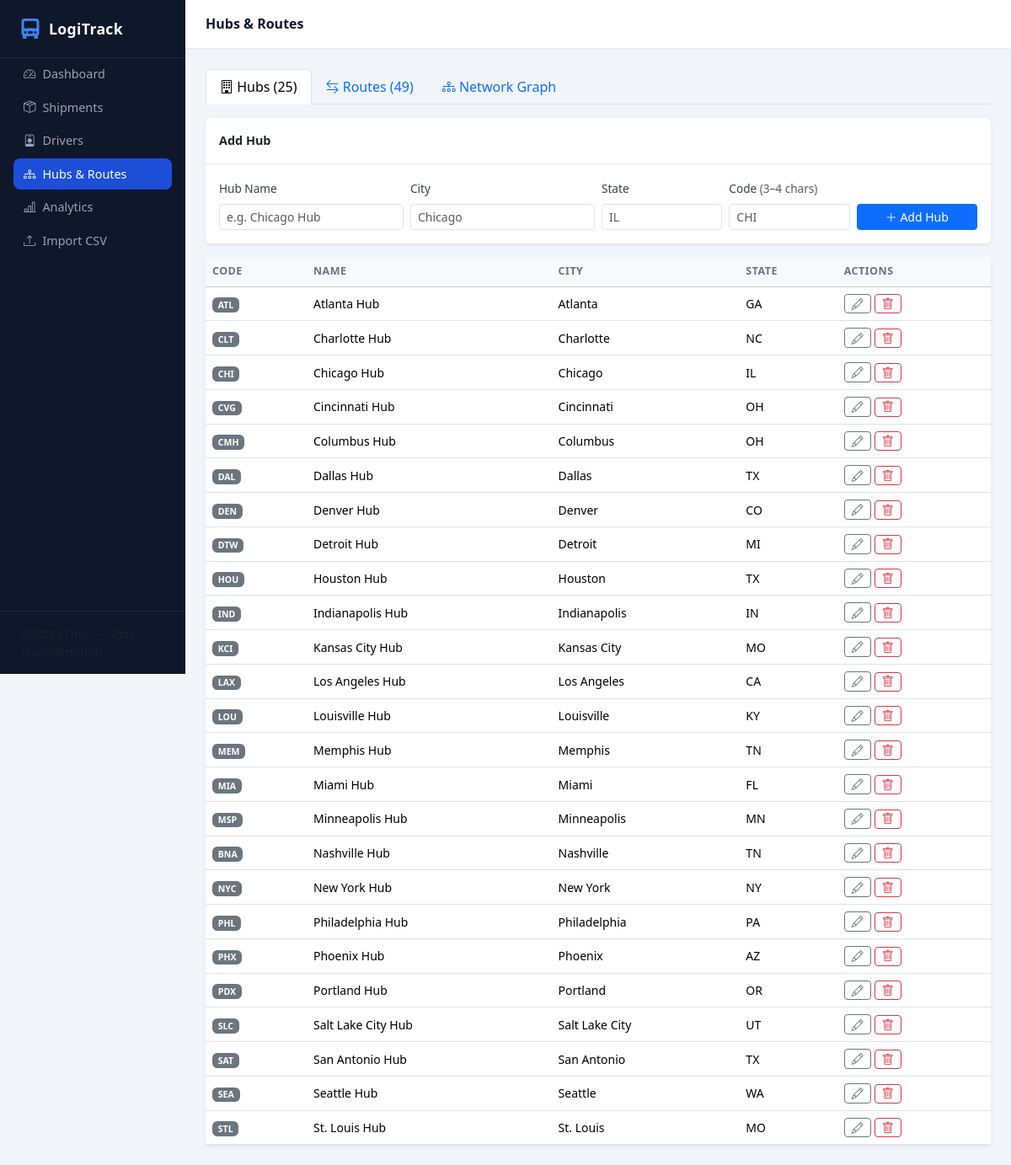
The page /hubs on the database its author committed.
### tables this page shows
CREATE TABLE hubs (
    id INTEGER PRIMARY KEY AUTOINCREMENT,
    name TEXT NOT NULL,
    city TEXT NOT NULL,
    state TEXT NOT NULL,
    code TEXT UNIQUE NOT NULL
);

### routes/hubs.py (the view)
@bp.route('/hubs')
def list_hubs():
    conn = db.get_db()
    all_hubs = conn.execute('SELECT * FROM hubs ORDER BY city').fetchall()
    all_routes = conn.execute(
        "SELECT r.*, h1.city AS from_city, h1.code AS from_code, "
        "h2.city AS to_city, h2.code AS to_code "
        "FROM hub_routes r "
        "JOIN hubs h1 ON r.hub_from=h1.id "
        "JOIN hubs h2 ON r.hub_to=h2.id "
        "ORDER BY h1.city, h2.city"
    ).fetchall()
    conn.close()
    return render_template('hubs.html', hubs=all_hubs, routes=all_routes)

### db.py (called while the page is built)
def get_db():
    conn = sqlite3.connect(DB_PATH)
    conn.row_factory = sqlite3.Row
    conn.execute("PRAGMA foreign_keys = ON")
    return conn

### templates/hubs.html (shortened to what this page needs)
{% extends 'base.html' %}
{% block page_title %}Hubs &amp; Routes{% endblock %}
{% block content %}
<ul class="nav nav-tabs mb-3" id="hubTabs">
  <li class="nav-item">
    <button class="nav-link active" data-bs-toggle="tab" data-bs-target="#tab-hubs">
      <i class="bi bi-building"></i> Hubs ({{ hubs|length }})
    </button>
  </li>
  <li class="nav-item">
    <button class="nav-link" data-bs-toggle="tab" data-bs-target="#tab-routes">
      <i class="bi bi-arrow-left-right"></i> Routes ({{ routes|length }})
    </button>
  </li>
  <li class="nav-item">
    <button class="nav-link" data-bs-toggle="tab" data-bs-target="#tab-network">
      <i class="bi bi-diagram-3"></i> Network Graph
    </button>
  </li>
</ul>
<div class="tab-content">
  <div class="tab-pane fade show active" id="tab-hubs">
    <div class="card border-0 shadow-sm mb-3">
      <div class="card-header bg-white py-3 d-flex align-items-center">
        <strong>Add Hub</strong>
      </div>
      <div class="card-body">
        <form method="post" action="{{ url_for('hubs.new_hub') }}" class="row g-2 align-items-end">
          <div class="col-md-3">
            <label class="form-label small">Hub Name</label>
            <input type="text" name="name" class="form-control form-control-sm" placeholder="e.g. Chicago Hub" required />
          </div>
          <div class="col-md-3">
            <label class="form-label small">City</label>
            <input type="text" name="city" class="form-control form-control-sm" placeholder="Chicago" required />
          </div>
          <div class="col-md-2">
            <label class="form-label small">State</label>
            <input type="text" name="state" class="form-control form-control-sm" placeholder="IL" maxlength="2" required />
          </div>
          <div class="col-md-2">
            <label class="form-label small">Code <span class="text-muted">(3–4 chars)</span></label>
            <input type="text" name="code" class="form-control form-control-sm" placeholder="CHI" maxlength="4" required />
          </div>
          <div class="col-md-2">
            <button type="submit" class="btn btn-primary btn-sm w-100">
              <i class="bi bi-plus-lg"></i> Add Hub
            </button>
          </div>
        </form>
      </div>
    </div>
    <div class="card border-0 shadow-sm">
      <div class="card-body p-0">
        <div class="table-responsive">
          <table class="table table-hover align-middle mb-0">
            <thead class="table-light">
              <tr><th>Code</th><th>Name</th><th>City</th><th>State</th><th>Actions</th></tr>
            </thead>
            <tbody>
              {% for h in hubs %}
              <tr>
                <td><span class="badge bg-secondary">{{ h.code }}</span></td>
                <td>{{ h.name }}</td>
                <td>{{ h.city }}</td>
                <td>{{ h.state }}</td>
                <td>
                  <div class="d-flex gap-1">
                    <button class="btn btn-sm btn-outline-secondary py-0"
                            onclick="openEditHub({{ h.id }}, '{{ h.name }}', '{{ h.city }}', '{{ h.state }}', '{{ h.code }}')">
                      <i class="bi bi-pencil"></i>
                    </button>
                    <form method="post" action="{{ url_for('hubs.delete_hub', id=h.id) }}"
                          onsubmit="return confirm('Delete hub {{ h.city }}? This will fail if shipments reference it.')">
                      <button class="btn btn-sm btn-outline-danger py-0">
                        <i class="bi bi-trash"></i>
                      </button>
                    </form>
                  </div>
                </td>
              </tr>
              {% endfor %}
            </tbody>
          </table>
        </div>
      </div>
    </div>
  </div>
</div>
{% endblock %}
{% block scripts %}
<link href="https://cdn.jsdelivr.net/npm/vis-network@9.1.9/dist/dist/vis-network.min.css" rel="stylesheet" />
{% endblock %}

### templates/base.html (shortened to what this page needs)
<!DOCTYPE html>
<html lang="en">
<head>
  <link href="https://cdn.jsdelivr.net/npm/bootstrap@5.3.2/dist/css/bootstrap.min.css" rel="stylesheet" />
  <link href="https://cdn.jsdelivr.net/npm/bootstrap-icons@1.11.3/font/bootstrap-icons.css" rel="stylesheet" />
  <link href="{{ url_for('static', filename='css/style.css') }}" rel="stylesheet" />
</head>
<body>
<div class="d-flex" id="wrapper">
  <nav id="sidebar" class="d-flex flex-column">
    <div class="sidebar-brand px-4 py-3">
      <span class="brand-icon"><i class="bi bi-truck-front-fill"></i></span>
      <span class="brand-text">LogiTrack</span>
    </div>
    <ul class="nav flex-column px-3 flex-grow-1">
      <li class="nav-item">
        <a href="{{ url_for('index') }}"
           class="nav-link {{ 'active' if request.endpoint == 'index' }}">
          <i class="bi bi-speedometer2"></i> Dashboard
        </a>
      </li>
      <li class="nav-item">
        <a href="{{ url_for('shipments.list_shipments') }}"
           class="nav-link {{ 'active' if (request.endpoint or '').startswith('shipments.') }}">
          <i class="bi bi-box-seam"></i> Shipments
        </a>
      </li>
      <li class="nav-item">
        <a href="{{ url_for('drivers.list_drivers') }}"
           class="nav-link {{ 'active' if (request.endpoint or '').startswith('drivers.') }}">
          <i class="bi bi-person-badge"></i> Drivers
        </a>
      </li>
      <li class="nav-item">
        <a href="{{ url_for('hubs.list_hubs') }}"
           class="nav-link {{ 'active' if (request.endpoint or '').startswith('hubs.') }}">
          <i class="bi bi-diagram-3"></i> Hubs &amp; Routes
        </a>
      </li>
      <li class="nav-item">
        <a href="{{ url_for('analytics.show_analytics') }}"
           class="nav-link {{ 'active' if (request.endpoint or '').startswith('analytics.') }}">
          <i class="bi bi-bar-chart-line"></i> Analytics
        </a>
      </li>
      <li class="nav-item">
        <a href="{{ url_for('analytics.import_csv') }}"
           class="nav-link {{ 'active' if request.endpoint == 'analytics.import_csv' }}">
          <i class="bi bi-upload"></i> Import CSV
        </a>
      </li>
    </ul>
    <div class="sidebar-footer px-4 py-3 text-muted small">
    </div>
  </nav>
  <div id="page-content" class="flex-grow-1 d-flex flex-column">
    <header class="topbar d-flex align-items-center px-4">
      <h5 class="mb-0 fw-semibold">{% block page_title %}{% endblock %}</h5>
    </header>
    <main class="p-4 flex-grow-1">
      {% block content %}{% endblock %}
    </main>
  </div>
</div>
{% block scripts %}{% endblock %}
</body>
</html>

### static/css/style.css (style rules this page uses)
body { background: #f1f5f9; font-family: 'Segoe UI', system-ui, sans-serif; }
#wrapper { min-height: 100vh; }
#sidebar { width: 220px; min-width: 220px; background: #0f172a; min-height: 100vh; position: sticky; top: 0; height: 100vh; overflow-y: auto; }
.sidebar-brand { display: flex; align-items: center; gap: 10px; border-bottom: 1px solid #1e293b; }
.brand-icon { font-size: 1.5rem; color: #3b82f6; }
.brand-text { font-size: 1.1rem; font-weight: 700; color: #f8fafc; letter-spacing: 0.02em; }
#sidebar .nav-link { color: #94a3b8; border-radius: 8px; padding: 0.5rem 0.75rem; margin-bottom: 2px; font-size: 0.9rem; transition: background 0.15s, color 0.15s; display: flex; align-items: center; gap: 8px; }
#sidebar .nav-link.active { background: #1d4ed8; color: #fff; }
.sidebar-footer { color: #475569; border-top: 1px solid #1e293b; }
.topbar { height: 58px; background: #fff; border-bottom: 1px solid #e2e8f0; position: sticky; top: 0; z-index: 100; }
.topbar h5 { color: #0f172a; font-size: 1rem; }
.table th { font-size: 0.78rem; text-transform: uppercase; letter-spacing: 0.04em; color: #64748b; font-weight: 600; }
.table td { font-size: 0.875rem; vertical-align: middle; }
.card-header { font-size: 0.9rem; border-bottom: 1px solid #e2e8f0; }
a { color: #3b82f6; }
.form-label { font-size: 0.85rem; color: #374151; }

### rows shown on the page
hubs: code "ATL", name "Atlanta Hub", city "Atlanta", state "GA"
hubs: code "CLT", name "Charlotte Hub", city "Charlotte", state "NC"
hubs: code "CHI", name "Chicago Hub", city "Chicago", state "IL"
hubs: code "CVG", name "Cincinnati Hub", city "Cincinnati", state "OH"
hubs: code "CMH", name "Columbus Hub", city "Columbus", state "OH"
hubs: code "DAL", name "Dallas Hub", city "Dallas", state "TX"
hubs: code "DEN", name "Denver Hub", city "Denver", state "CO"
hubs: code "DTW", name "Detroit Hub", city "Detroit", state "MI"
hubs: code "HOU", name "Houston Hub", city "Houston", state "TX"
hubs: code "IND", name "Indianapolis Hub", city "Indianapolis", state "IN"
hubs: code "KCI", name "Kansas City Hub", city "Kansas City", state "MO"
hubs: code "LAX", name "Los Angeles Hub", city "Los Angeles", state "CA"
hubs: code "LOU", name "Louisville Hub", city "Louisville", state "KY"
hubs: code "MEM", name "Memphis Hub", city "Memphis", state "TN"
hubs: code "MIA", name "Miami Hub", city "Miami", state "FL"
hubs: code "MSP", name "Minneapolis Hub", city "Minneapolis", state "MN"
hubs: code "BNA", name "Nashville Hub", city "Nashville", state "TN"
hubs: code "NYC", name "New York Hub", city "New York", state "NY"
hubs: code "PHL", name "Philadelphia Hub", city "Philadelphia", state "PA"
hubs: code "PHX", name "Phoenix Hub", city "Phoenix", state "AZ"
hubs: code "PDX", name "Portland Hub", city "Portland", state "OR"
hubs: code "SLC", name "Salt Lake City Hub", city "Salt Lake City", state "UT"
hubs: code "SAT", name "San Antonio Hub", city "San Antonio", state "TX"
hubs: code "SEA", name "Seattle Hub", city "Seattle", state "WA"
hubs: code "STL", name "St. Louis Hub", city "St. Louis", state "MO"

### other values the page prints
{{ hubs|length }} "25"
{{ routes|length }} "49"
